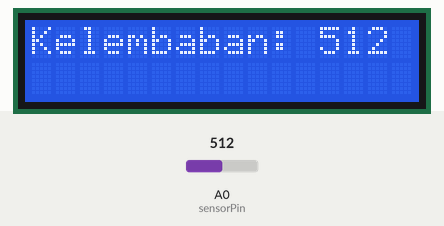
The sketch below on a simulated Arduino Uno, built with avr-gcc and run on an emulated ATmega328P. On the bench: 16×2 character LCD. The test bench sets the inputs (shaded band); at power-on: A0 (sensorPin) = 512. What the sketch prints to the serial monitor is not drawn.

Above: at 1.2 s.
1.3 s: A0 (sensorPin) set to 716
At 2.8 s:
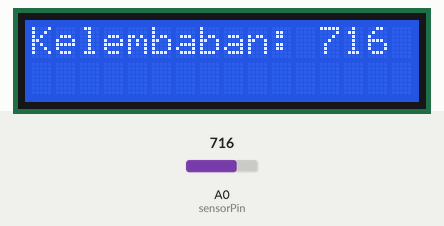
3.8 s: A0 (sensorPin) set to 900
At 5.1 s:
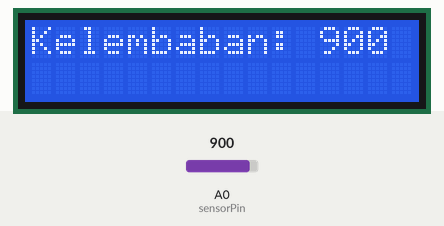
6.0 s: A0 (sensorPin) set to 1023
At 7.5 s:
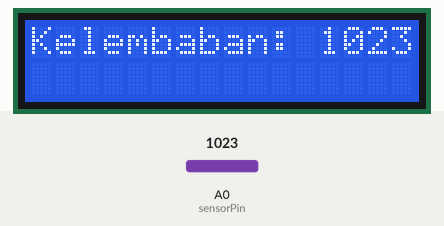
Timing chart, 0 to 9.0 s (numbered marks = the images above; inputs shaded):
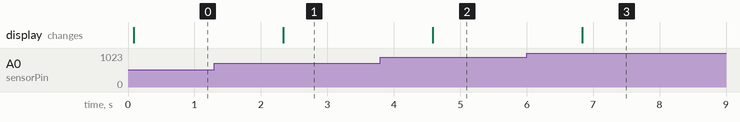

The sketch:

SoilMoistureV2.ino
```cpp
// Sensor pins
#define sensorPower 7
#define sensorPin A0

#include <LiquidCrystal_I2C.h>
LiquidCrystal_I2C lcd(0x27, 16, 2);

void setup() {
  pinMode(sensorPower, OUTPUT);
  lcd.begin();
  // Initially keep the sensor OFF
  digitalWrite(sensorPower, LOW);

  Serial.begin(9600);
}

void loop() {
  //get the reading from the function below and print it
  Serial.print("Analog output: ");


  Serial.println(readSensor());

  delay(1000);
}

//  This function returns the analog soil moisture measurement
int readSensor() {
  digitalWrite(sensorPower, HIGH);  // Turn the sensor ON
  delay(10);              // Allow power to settle
  int val = analogRead(sensorPin);  // Read the analog value form sensor
  lcd.setCursor(0,0);
  lcd.print("Kelembaban: ");
  lcd.print(val);
  delay(100);
  digitalWrite(sensorPower, LOW);   // Turn the sensor OFF
  return val;             // Return analog moisture value
}
```

Measured:
- after the input at 1.3 s, the display: changes after 1.0 s (image 1)
- after the input at 3.8 s, the display: changes after 0.79 s (image 2)
- after the input at 6.0 s, the display: changes after 0.84 s (image 3)
